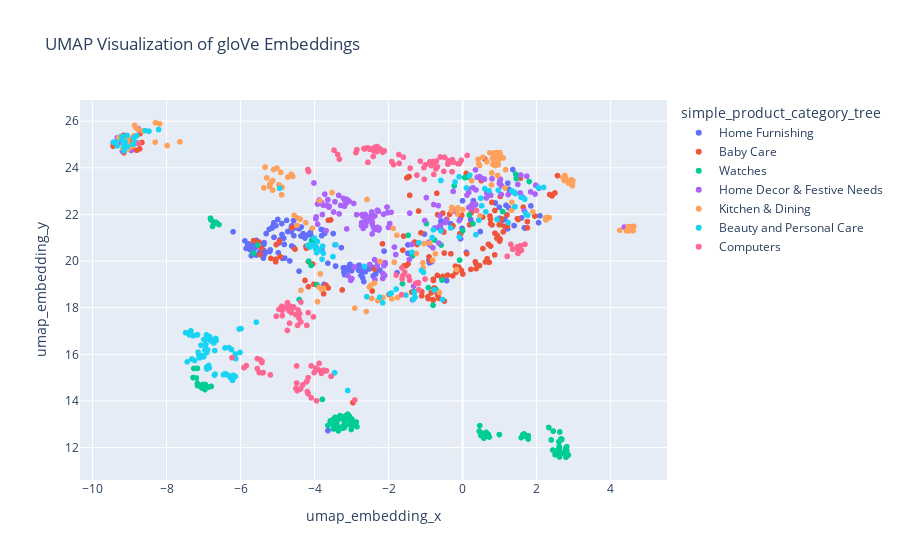

Notebook code cell kept with this figure:
### Code cell
# Réduire la dimensionnalité des embeddings avec UMAP
reducer = umap.UMAP(n_neighbors=80, min_dist=0.4, metric='cosine', random_state=graine)
embedding_2d = reducer.fit_transform(list(corpus_gloVe['gloVe_embeddings']))

# Ajouter les embeddings 2D au DataFrame
corpus_gloVe['umap_embedding_x'] = embedding_2d[:, 0]
corpus_gloVe['umap_embedding_y'] = embedding_2d[:, 1]
# Ajouter une 3e dimension
# MatPlotLib3d pour faire des viz en 3D


# Visualiser les embeddings 2D avec Plotly
fig = px.scatter(corpus_gloVe, x='umap_embedding_x', y='umap_embedding_y',
                 color='simple_product_category_tree', hover_data=['NMF_label'],
                 title='UMAP Visualization of gloVe Embeddings')
fig.show()

### Figure 1 — Plotly figure (JSON) as saved in the notebook; plotly's stock layout.template omitted (floating-point values rounded to 4 significant figures; data arrays with more than 128 entries replaced by an {"elided": "..."} marker saying what was removed)
{"data": [{"customdata": {"elided": "150x1 int values"}, "hovertemplate": "simple_product_category_tree=Home Furnishing<br>umap_embedding_x=%{x}<br>umap_embedding_y=%{y}<br>NMF_label=%{customdata[0]}<extra></extra>", "legendgroup": "Home Furnishing", "marker": {"color": "#636efa", "symbol": "circle"}, "mode": "markers", "name": "Home Furnishing", "showlegend": true, "type": "scattergl", "x": {"elided": "150 float values"}, "xaxis": "x", "y": {"elided": "150 float values"}, "yaxis": "y"}, {"customdata": {"elided": "150x1 int values"}, "hovertemplate": "simple_product_category_tree=Baby Care<br>umap_embedding_x=%{x}<br>umap_embedding_y=%{y}<br>NMF_label=%{customdata[0]}<extra></extra>", "legendgroup": "Baby Care", "marker": {"color": "#EF553B", "symbol": "circle"}, "mode": "markers", "name": "Baby Care", "showlegend": true, "type": "scattergl", "x": {"elided": "150 float values"}, "xaxis": "x", "y": {"elided": "150 float values"}, "yaxis": "y"}, {"customdata": {"elided": "150x1 int values"}, "hovertemplate": "simple_product_category_tree=Watches<br>umap_embedding_x=%{x}<br>umap_embedding_y=%{y}<br>NMF_label=%{customdata[0]}<extra></extra>", "legendgroup": "Watches", "marker": {"color": "#00cc96", "symbol": "circle"}, "mode": "markers", "name": "Watches", "showlegend": true, "type": "scattergl", "x": {"elided": "150 float values"}, "xaxis": "x", "y": {"elided": "150 float values"}, "yaxis": "y"}, {"customdata": {"elided": "150x1 int values"}, "hovertemplate": "simple_product_category_tree=Home Decor & Festive Needs<br>umap_embedding_x=%{x}<br>umap_embedding_y=%{y}<br>NMF_label=%{customdata[0]}<extra></extra>", "legendgroup": "Home Decor & Festive Needs", "marker": {"color": "#ab63fa", "symbol": "circle"}, "mode": "markers", "name": "Home Decor & Festive Needs", "showlegend": true, "type": "scattergl", "x": {"elided": "150 float values"}, "xaxis": "x", "y": {"elided": "150 float values"}, "yaxis": "y"}, {"customdata": {"elided": "150x1 int values"}, "hovertemplate": "simple_product_category_tree=Kitchen & Dining<br>umap_embedding_x=%{x}<br>umap_embedding_y=%{y}<br>NMF_label=%{customdata[0]}<extra></extra>", "legendgroup": "Kitchen & Dining", "marker": {"color": "#FFA15A", "symbol": "circle"}, "mode": "markers", "name": "Kitchen & Dining", "showlegend": true, "type": "scattergl", "x": {"elided": "150 float values"}, "xaxis": "x", "y": {"elided": "150 float values"}, "yaxis": "y"}, {"customdata": {"elided": "150x1 int values"}, "hovertemplate": "simple_product_category_tree=Beauty and Personal Care<br>umap_embedding_x=%{x}<br>umap_embedding_y=%{y}<br>NMF_label=%{customdata[0]}<extra></extra>", "legendgroup": "Beauty and Personal Care", "marker": {"color": "#19d3f3", "symbol": "circle"}, "mode": "markers", "name": "Beauty and Personal Care", "showlegend": true, "type": "scattergl", "x": {"elided": "150 float values"}, "xaxis": "x", "y": {"elided": "150 float values"}, "yaxis": "y"}, {"customdata": {"elided": "150x1 int values"}, "hovertemplate": "simple_product_category_tree=Computers<br>umap_embedding_x=%{x}<br>umap_embedding_y=%{y}<br>NMF_label=%{customdata[0]}<extra></extra>", "legendgroup": "Computers", "marker": {"color": "#FF6692", "symbol": "circle"}, "mode": "markers", "name": "Computers", "showlegend": true, "type": "scattergl", "x": {"elided": "150 float values"}, "xaxis": "x", "y": {"elided": "150 float values"}, "yaxis": "y"}], "layout": {"legend": {"title": {"text": "simple_product_category_tree"}, "tracegroupgap": 0}, "title": {"text": "UMAP Visualization of gloVe Embeddings"}, "xaxis": {"anchor": "y", "domain": [0, 1], "title": {"text": "umap_embedding_x"}}, "yaxis": {"anchor": "x", "domain": [0, 1], "title": {"text": "umap_embedding_y"}}}}
